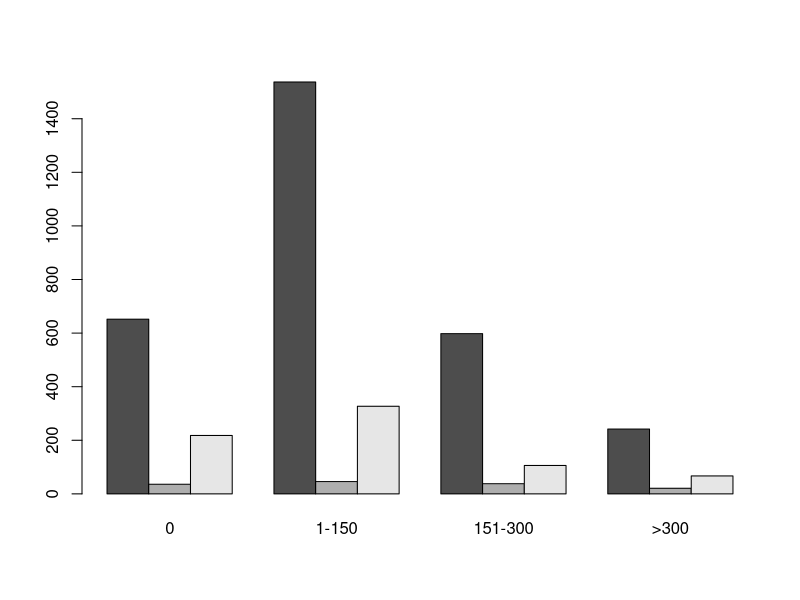
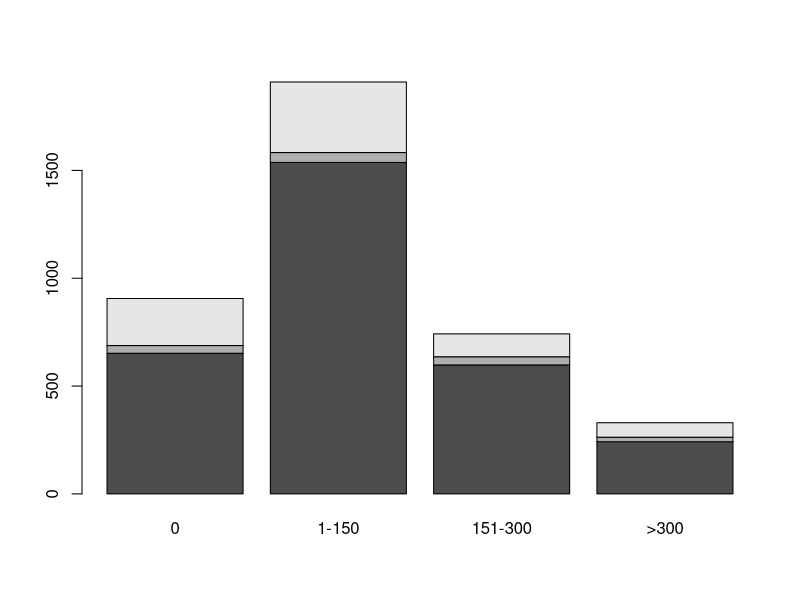
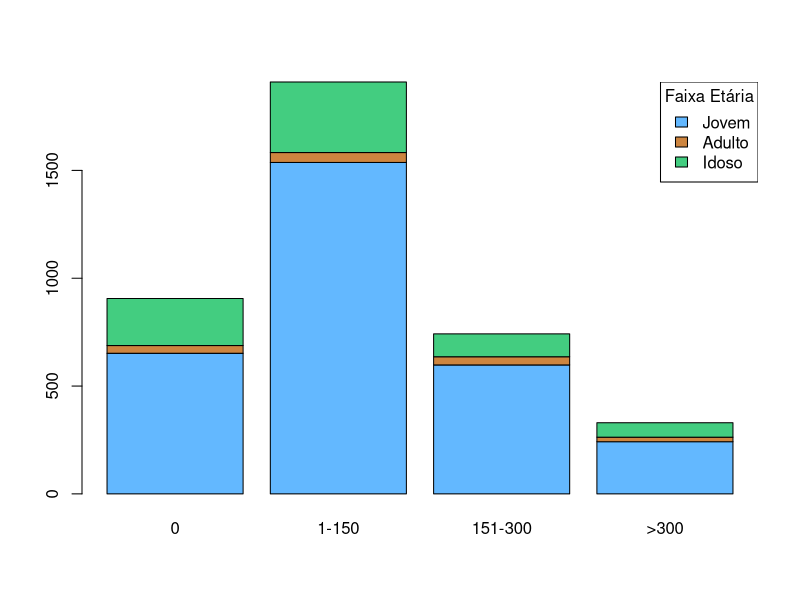
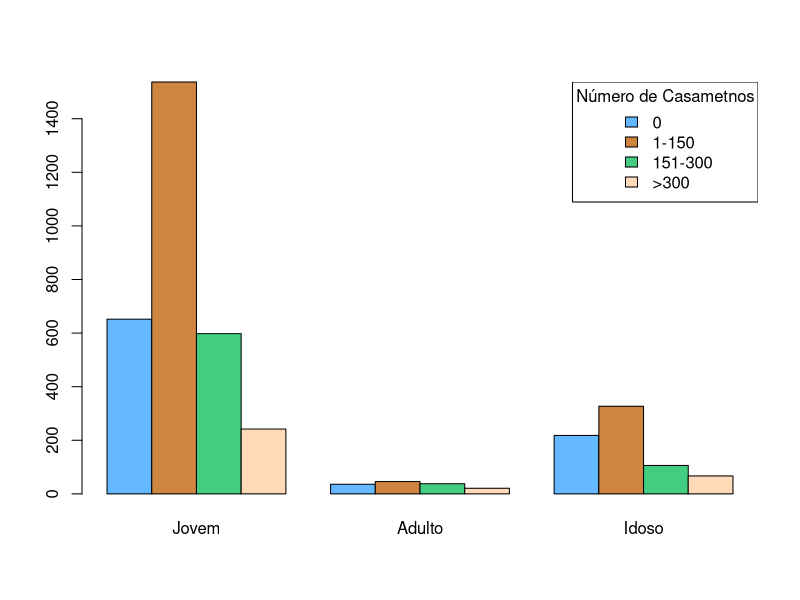

Source code (R) for these figures, in order:
#Definindo diretório
setwd('C:/FCD/BigDataRAzure/Cap04')
getwd()

#Preparando o dataset
dados <- matrix(c(652,1537,598,242,36,46,38,21,218,327,106,67),
                nrow = 3, byrow = T)
colnames(dados) <- c('0','1-150','151-300','>300')
rownames(dados) <- c('Jovem','Adulto','Idoso')
dados

#Construindo o bar plot
barplot(dados,beside = T) #colunas lado a lado
barplot(dados) #colunas empilhadas

#Contruindo plot Stacked Bar Plot (Colunas Empilhadas)
barplot(dados, col = c('steelblue1','tan3','seagreen3'))
legend(x = 'topright', 
       legend = c('Jovem', 'Adulto', 'Idoso'),
       fill = c('steelblue1','tan3','seagreen3'),
       title = 'Faixa Etária')

#Mesmo gráfico, mas com matriz transposta
barplot(t(dados), beside = T, col = c('steelblue1','tan3','seagreen3','peachpuff1'))
legend(x = 'topright', 
       legend = c('0','1-150','151-300','>300'),
       fill = c('steelblue1','tan3','seagreen3', 'peachpuff1'),
       title = 'Número de Casametnos')